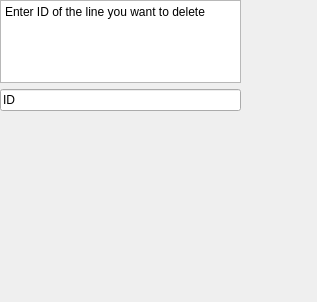
<?xml version="1.0" encoding="UTF-8"?>
<ui version="4.0">
 <class>DeleteLinesLayout</class>
 <widget class="QWidget" name="DeleteLinesLayout">
  <property name="geometry">
   <rect>
    <x>0</x>
    <y>0</y>
    <width>317</width>
    <height>302</height>
   </rect>
  </property>
  <property name="windowTitle">
   <string>Form</string>
  </property>
  <widget class="QWidget" name="verticalLayoutWidget">
   <property name="geometry">
    <rect>
     <x>0</x>
     <y>0</y>
     <width>241</width>
     <height>111</height>
    </rect>
   </property>
   <layout class="QVBoxLayout" name="verticalLayout">
    <item>
     <layout class="QVBoxLayout" name="mainLayout">
      <item>
       <widget class="QTextBrowser" name="textBrowser">
        <property name="html">
         <string>&lt;!DOCTYPE HTML PUBLIC &quot;-//W3C//DTD HTML 4.0//EN&quot; &quot;http://www.w3.org/TR/REC-html40/strict.dtd&quot;&gt;
&lt;html&gt;&lt;head&gt;&lt;meta name=&quot;qrichtext&quot; content=&quot;1&quot; /&gt;&lt;meta charset=&quot;utf-8&quot; /&gt;&lt;style type=&quot;text/css&quot;&gt;
p, li { white-space: pre-wrap; }
hr { height: 1px; border-width: 0; }
li.unchecked::marker { content: &quot;\2610&quot;; }
li.checked::marker { content: &quot;\2612&quot;; }
&lt;/style&gt;&lt;/head&gt;&lt;body style=&quot; font-family:'Segoe UI'; font-size:9pt; font-weight:400; font-style:normal;&quot;&gt;
&lt;p style=&quot; margin-top:0px; margin-bottom:0px; margin-left:0px; margin-right:0px; -qt-block-indent:0; text-indent:0px;&quot;&gt;Enter ID of the line you want to delete&lt;/p&gt;
&lt;p style=&quot;-qt-paragraph-type:empty; margin-top:0px; margin-bottom:0px; margin-left:0px; margin-right:0px; -qt-block-indent:0; text-indent:0px;&quot;&gt;&lt;br /&gt;&lt;/p&gt;&lt;/body&gt;&lt;/html&gt;</string>
        </property>
       </widget>
      </item>
      <item>
       <widget class="QLineEdit" name="xLineEdit">
        <property name="text">
         <string>ID</string>
        </property>
       </widget>
      </item>
     </layout>
    </item>
   </layout>
  </widget>
 </widget>
 <resources/>
 <connections/>
</ui>
